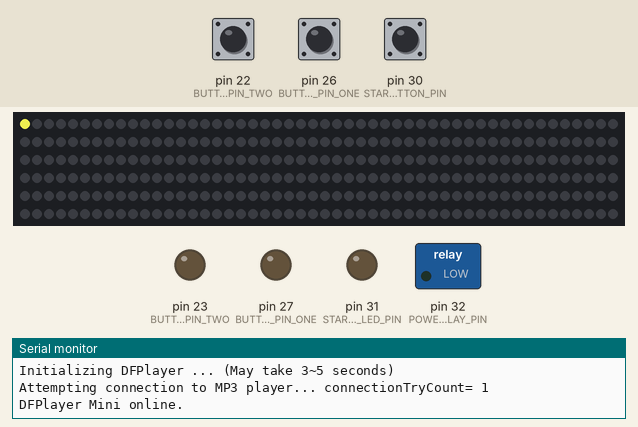
A sketch run on a simulated Arduino Mega 2560, built with avr-gcc and run on an emulated ATmega2560. On the bench: 300 RGB LEDs in strip order, left to right, continuing on the next row, switched loads named in the sketch (green lamp = pin HIGH), output pins drawn as LEDs (lit = HIGH), the last lines printed to the serial monitor. The inputs (shaded band) are chosen by the test bench; at power-on: pin 26 (BUTTON_PIN_ONE) LOW, pin 22 (BUTTON_PIN_TWO) LOW, pin 30 (START_BUTTON_PIN) LOW. The audio player accepts every command and is not drawn.

Above: at 1.7 s.
1.8 s: pin 26 (BUTTON_PIN_ONE) pulled HIGH for 0.15 s
At 2.6 s:
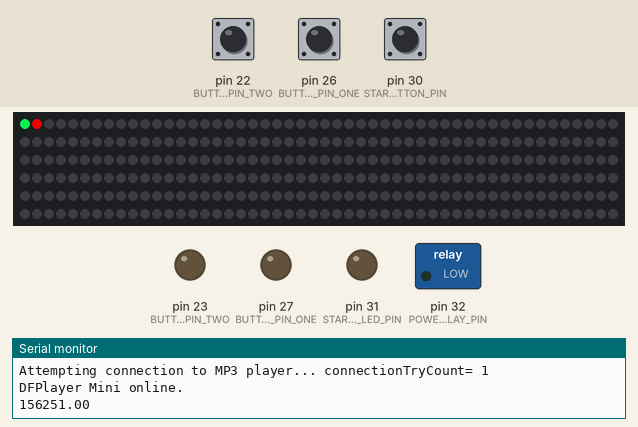
3.4 s: pin 22 (BUTTON_PIN_TWO) pulled HIGH for 0.15 s
At 3.9 s:
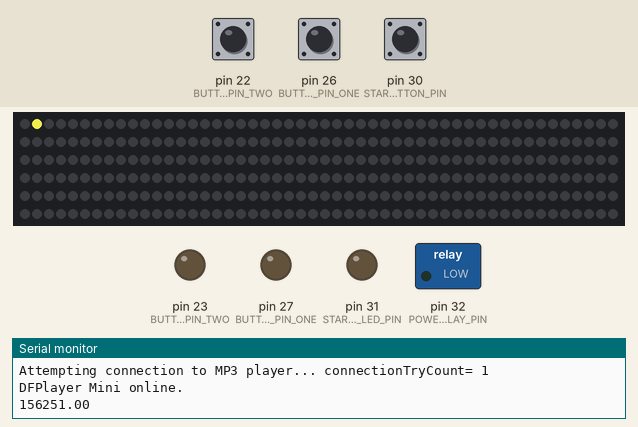
5.0 s: pin 30 (START_BUTTON_PIN) pulled HIGH for 0.15 s
At 6.0 s:
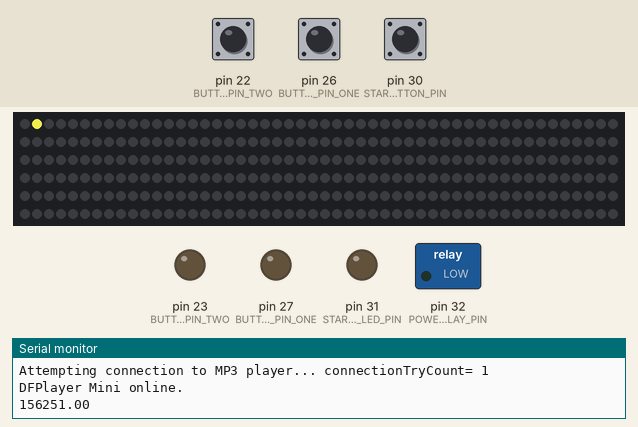
6.6 s: pin 22 (BUTTON_PIN_TWO) pulled HIGH for 1 s
At 7.4 s:
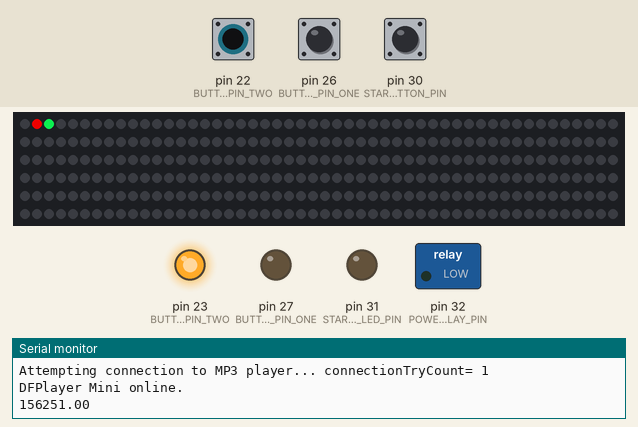
9.1 s: pin 26 (BUTTON_PIN_ONE) pulled HIGH for 1 s
At 9.9 s:
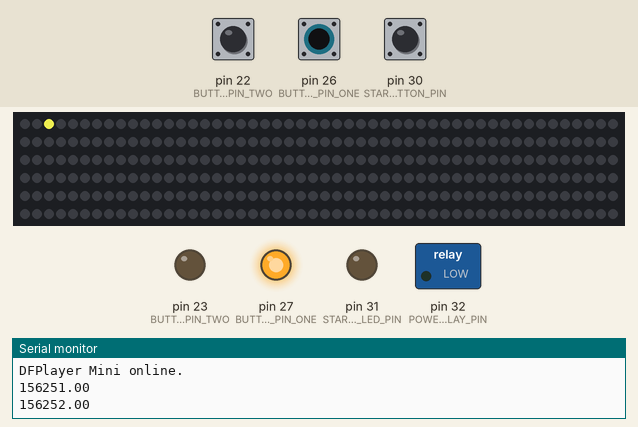
11.6 s: pin 30 (START_BUTTON_PIN) pulled HIGH for 1 s
At 12.3 s:
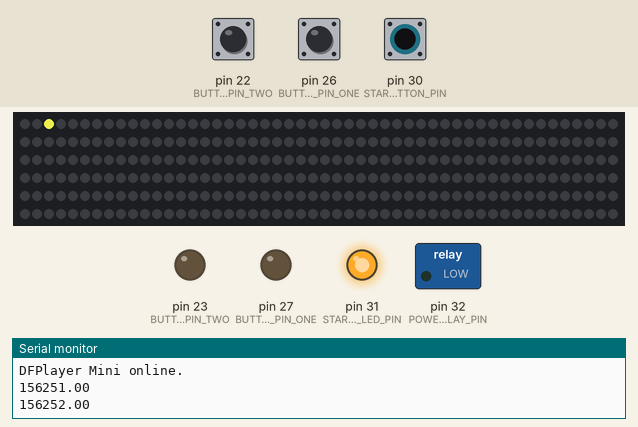
Timing chart, 0 to 14.6 s (numbered marks = the images above; inputs shaded):
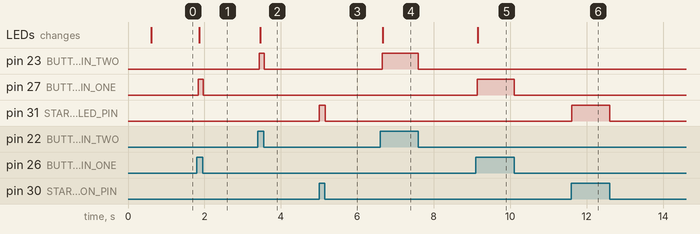

Measured:
- after the input at 1.8 s, pin 27 (BUTTON_LED_PIN_ONE): LOW → HIGH at once, → LOW 0.13 s later; the LEDs: change after 0.06 s (image 1)
- after the input at 3.4 s, pin 23 (BUTTON_LED_PIN_TWO): LOW → HIGH at once, → LOW 0.13 s later; the LEDs: change after 0.06 s (image 2)
- after the input at 5.0 s, pin 31 (START_BUTTON_LED_PIN): LOW → HIGH at once, → LOW 0.15 s later
- after the input at 6.6 s, pin 23 (BUTTON_LED_PIN_TWO): LOW → HIGH after 0.05 s, → LOW 0.95 s later; the LEDs: change after 0.07 s (image 4)
- after the input at 9.1 s, pin 27 (BUTTON_LED_PIN_ONE): LOW → HIGH at once, → LOW 0.97 s later; the LEDs: change after 0.06 s (image 5)
- after the input at 11.6 s, pin 31 (START_BUTTON_LED_PIN): LOW → HIGH at once, → LOW 1.0 s later

The sketch:

step4-audio.ino
```cpp
#pragma message "Original implementation in Smash-Dash-3000/code/step4-audio"

// #region Imports

#include <Arduino.h>

// #region FastLED Import

// Add this before including `FastLED.h` to quiet pragma messages
#define FASTLED_INTERNAL

// Use this to import the library from project subdirectory.
// Note: This fails with VSCode Arduino compilation.
//#include "libraries/FastLED-3.3.3/FastLED.h"

// Use this import to include the global FastLED library
//   located at `~/Documents/Arduino/libraries/FastLED-3.3.3/`.
#include <FastLED.h>

// #endregion FastLED Import

#include <SoftwareSerial.h>
// #include "libraries/DFRobotDFPlayerMini/DFRobotDFPlayerMini.h"
#include <DFRobotDFPlayerMini.h>

// #endregion Imports

// #region Constant Variables

// Use `#define` for constant variables to leverage compiler optimization
#define NUM_LEDS 300
#define LED_STRING_DATA_PIN 12

// Note: Milliamp value determined experimentally.
// - 3500mA works well if the 15A power supply is connected directly to one
//   end of the LED strip.
// - 1850mA works well if the LED strip is powered through breadboard and
//   jumper wires
#define LED_MAX_MILLIAMPS 1850

// Maximum brightness displayed by any LED
#define LED_ON_POWER 200

// This is the signal pin for the main power relay
#define POWER_RELAY_PIN 32

// The pin that the start button switch is attached to
#define START_BUTTON_PIN 30
// The pin for start button LED
#define START_BUTTON_LED_PIN 31

// Player 1
#define BUTTON_PIN_ONE 26
#define BUTTON_LED_PIN_ONE 27
// Player 2
#define BUTTON_PIN_TWO 22
#define BUTTON_LED_PIN_TWO 23

// Value range (0~30)
#define MP3_VOLUME 15

#define MP3_START_SOUND 1
#define MP3_BOOP_SOUND 2

#define MIN_BOOP_DELAY 350

// #endregion Constant Variables

// #region Global Variables

// Create an array of `CRGB` instances.
// Each item in the array specifies the color for a given LED on the strip.
// Each item in the array holds a red, green, and blue value.
CRGB leds[NUM_LEDS];

// The last known state of the start button.
// 0 for not pressed, 1 for pressed.
byte lastStartButtonState = 0;

// The last known state of each controller.
byte lastButtonStateOne = 0;
byte lastButtonStateTwo = 0;

// In the game each player moves from the start to the end of the LED strip.
float playerPositionOne = 0;
float playerPositionTwo = 0;

// These variables store the color to display for each player
// 1: Red
const CRGB playerColorOne = CRGB(200, 0, 0);
// 2: Green
const CRGB playerColorTwo = CRGB(9, 227, 67);

// The last time (in milliseconds) that a sound was played.
// The DFPlayer can only play a single sound at once, so rapid calls to start
//   playing a sound result in never hearing more than the first few seconds of
//   the audio clip.
unsigned long lastBoopTime = 0;

// The SoftwareSerial is used to communicate with the DFPlayer.
// Argument order is (RX Pin, TX Pin)
SoftwareSerial mySoftwareSerial(10, 11);
DFRobotDFPlayerMini myDFPlayer;

// #endregion Global Variables

// #region Functions

/**
 * This function will repeatedly attempt to establish a serial connection with
 * the DFPlayer. A single attempt infrequently fails. This guarantees a
 * consistent user experience.
 */
void waitForMp3Connection()
{
  Serial.print("\nInitializing DFPlayer ... (May take 3~5 seconds)\n");

  unsigned int connectionTryCount = 0;

  while (true)
  {
    connectionTryCount++;

    Serial.print("Attempting connection to MP3 player... connectionTryCount= ");
    Serial.print(connectionTryCount);
    Serial.print("\n");

    bool isMp3PlayerConnected = myDFPlayer.begin(mySoftwareSerial);

    if (!isMp3PlayerConnected)
    {
      // Use softwareSerial to communicate with mp3.
      Serial.println("Unable to begin, connection to MP3 player failed:");
      Serial.println("1.Please recheck the connection!");
      Serial.println("2.Please insert the SD card!");

      Serial.println("Retrying...");
      delay(1000);
    }
    else
    {
      break;
    }
  }

  Serial.println("DFPlayer Mini online.");
}

void playBoopSound(const unsigned long now)
{
  if (now - lastBoopTime > MIN_BOOP_DELAY)
  {
    lastBoopTime = now;

    myDFPlayer.playMp3Folder(MP3_BOOP_SOUND);
  }
}

void setup()
{
  Serial.begin(9600);

  // Turn on main power relay
  pinMode(POWER_RELAY_PIN, OUTPUT);
  digitalWrite(POWER_RELAY_PIN, LOW);

  // Ensure the correct pin modes for start button are set
  pinMode(START_BUTTON_PIN, INPUT);
  pinMode(START_BUTTON_LED_PIN, OUTPUT);

  // Ensure the correct pin modes are set for player buttons
  pinMode(BUTTON_PIN_ONE, INPUT);
  pinMode(BUTTON_LED_PIN_ONE, OUTPUT);

  pinMode(BUTTON_PIN_TWO, INPUT);
  pinMode(BUTTON_LED_PIN_TWO, OUTPUT);

  // Initialize the FastLED instance.
  // Use the `NEOPIXEL` protocol for WS2812B strings.
  FastLED.addLeds<NEOPIXEL, LED_STRING_DATA_PIN>(leds, NUM_LEDS);

  // Clear any existing state on the LED strip
  FastLED.clear();

  // Limit maximum brightness.
  // Depends on power supply, LED strip length, LED density, power cable, etc.
  FastLED.setMaxPowerInVoltsAndMilliamps(5, LED_MAX_MILLIAMPS);

  // Setup DFPlayer serial connection
  mySoftwareSerial.begin(9600);

  // Initialize MP3 player
  waitForMp3Connection();

  myDFPlayer.reset();
  myDFPlayer.setTimeOut(500);
  myDFPlayer.volume(MP3_VOLUME);
  myDFPlayer.EQ(DFPLAYER_EQ_NORMAL);
  myDFPlayer.enableDAC();

  // Play the start sound for game
  myDFPlayer.playMp3Folder(MP3_START_SOUND);
}

void loop()
{
  unsigned long now = millis();

  // Check for start button press
  byte startButtonState = digitalRead(START_BUTTON_PIN);

  if (startButtonState != lastStartButtonState)
  {
    lastStartButtonState = startButtonState;
  }

  digitalWrite(START_BUTTON_LED_PIN, startButtonState * LED_ON_POWER);

  // Check for player button press
  byte buttonStateOne = digitalRead(BUTTON_PIN_ONE);
  byte buttonStateTwo = digitalRead(BUTTON_PIN_TWO);

  // Check player 1 button
  if (buttonStateOne != lastButtonStateOne)
  {
    lastButtonStateOne = buttonStateOne;

    // Button has moved from LOW to HIGH
    if (buttonStateOne == HIGH)
    {
      playerPositionOne++;

      Serial.print('playerPositionOne=\t');
      Serial.println(playerPositionOne);

      playBoopSound(now);
    }
  }

  // Check player 2 button
  if (buttonStateTwo != lastButtonStateTwo)
  {
    lastButtonStateTwo = buttonStateTwo;
    if (buttonStateTwo == HIGH)
    {
      playerPositionTwo++;

      playBoopSound(now);
    }
  }

  // Update controller lights
  digitalWrite(BUTTON_LED_PIN_ONE, buttonStateOne * LED_ON_POWER);
  digitalWrite(BUTTON_LED_PIN_TWO, buttonStateTwo * LED_ON_POWER);

  // Update light strip based on player positions
  for (int lightIndex = 0; lightIndex < NUM_LEDS; lightIndex++)
  {
    byte red = 0;
    byte green = 0;
    byte blue = 0;

    // Player 1
    float distanceToPlayer = fabs(playerPositionOne - (float)lightIndex);
    if (distanceToPlayer == 0)
    {
      red += playerColorOne.red;
      green += playerColorOne.green;
      blue += playerColorOne.blue;
    }

    // Player 2
    distanceToPlayer = fabs(playerPositionTwo - (float)lightIndex);
    if (distanceToPlayer == 0)
    {
      red += playerColorTwo.red;
      green += playerColorTwo.green;
      blue += playerColorTwo.blue;
    }

    // Clamp light max value
    if (red > LED_ON_POWER)
    {
      red = LED_ON_POWER;
    }
    if (green > LED_ON_POWER)
    {
      green = LED_ON_POWER;
    }
    if (blue > LED_ON_POWER)
    {
      blue = LED_ON_POWER;
    }

    leds[lightIndex].red = red;
    leds[lightIndex].green = green;
    leds[lightIndex].blue = blue;
  }

  // Send 'leds' data from arduino to led strip.
  FastLED.show();
}

// #endregion
```
